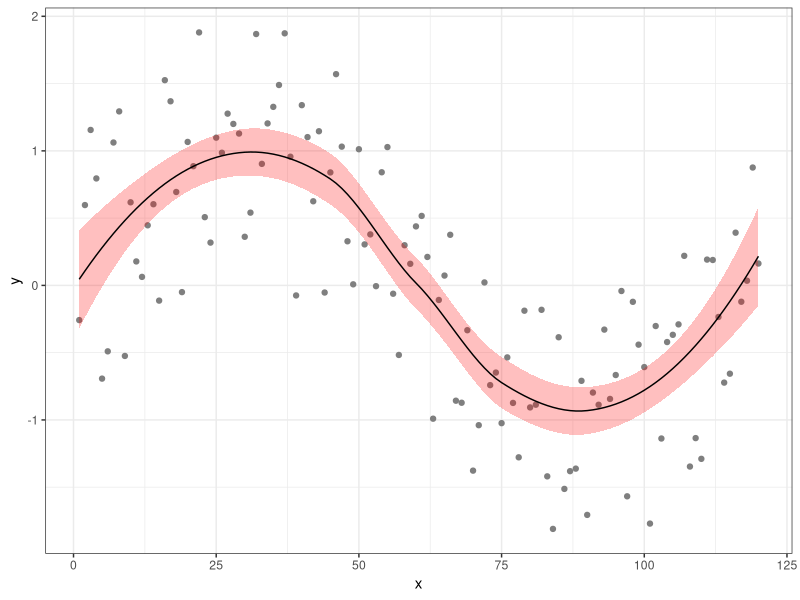

R code for this plot: (Note: this script raises an error after producing the figure.)
library(tidyverse)
library(future)
library(furrr)

## furrr example

### Setup

set.seed(20250404)
d = data.frame(x = 1:120) |>
  mutate(y = sin(2*pi*x/120) + runif(length(x),-1,1))


l = loess(y ~ x, data=d)
p = predict(l, se=TRUE)

d = d |> mutate(
  pred_y = p$fit,
  pred_y_se = p$se.fit
)

ggplot(d, aes(x,y)) +
  geom_point(color="gray50") +
  geom_ribbon(
    aes(ymin = pred_y - 1.96 * pred_y_se, 
        ymax = pred_y + 1.96 * pred_y_se), 
    fill="red", alpha=0.25
  ) +
  geom_line(aes(y=pred_y)) +
  theme_bw()

### Bootstrap



ggplot(d, aes(x,y)) +
  geom_point(color="gray50") +
  geom_ribbon(
    aes(ymin = pred_y - 1.96 * pred_y_se, 
        ymax = pred_y + 1.96 * pred_y_se), 
    fill="red", alpha=0.25
  ) +
  geom_line(aes(y=pred_y)) +
  theme_bw() +
  geom_ribbon(
    data = bs,
    aes(ymin = bs_low, ymax = bs_upp),
    color = "blue", alpha = 0.25
  )
